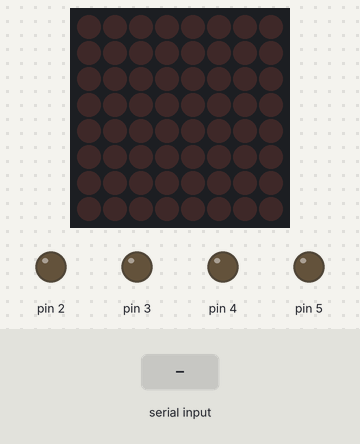
A sketch run on a simulated Arduino Uno, built with avr-gcc and run on an emulated ATmega328P. Parts: 8×8 LED matrix, output pins drawn as LEDs (lit = HIGH). Inputs (shaded band) come from the test bench.

Above: at 1.2 s.
1.3 s: "a" received over the second serial link
At 1.8 s:
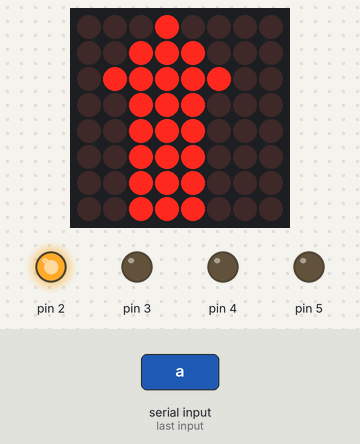
2.8 s: "s" received over the second serial link
At 4.0 s:
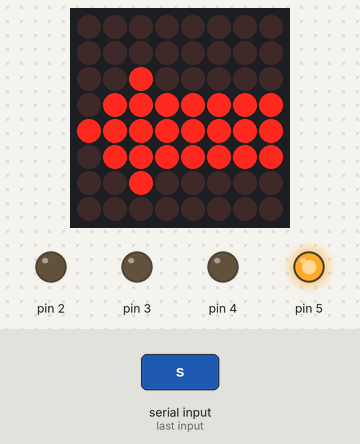
4.3 s: "d" received over the second serial link
At 5.2 s:
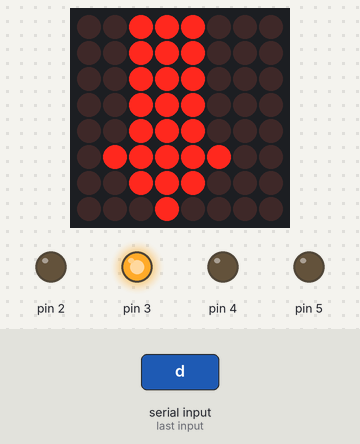
5.8 s: "w" received over the second serial link
At 6.4 s:
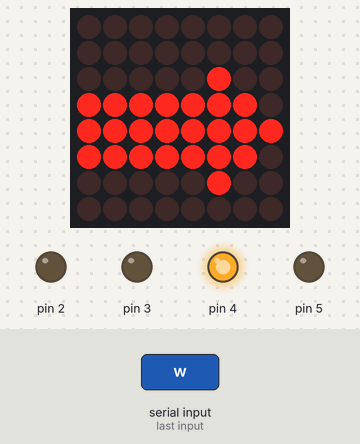
7.3 s: "q" received over the second serial link
At 8.7 s:
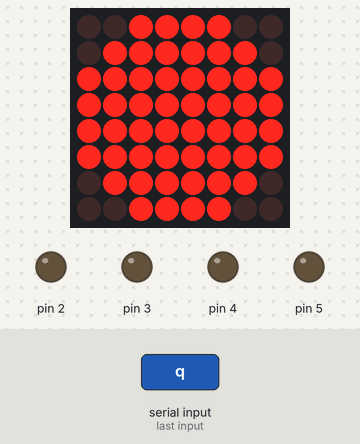
Timing chart, 0 to 9.8 s (numbered marks = the images above; inputs shaded):
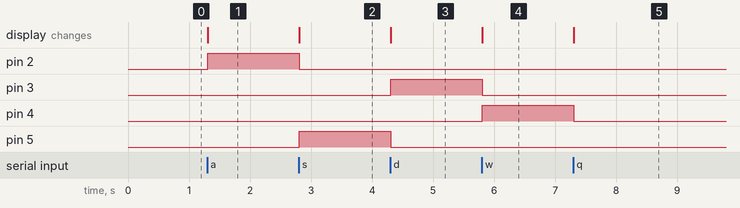

The sketch:

SalamaSpiderBT.ino
```cpp
/*
    Este softwares fue creado para demostrar el uso
    del modulo bluetooth hc-05 en la universidad mariano
    galvez de guatemala en Salama Baja verapaz
    Gracias por la invitacion
    Yeffri J. Salazar Comunidad Arduino Guatemala.

*/


#include "LedControl.h"
#include <SoftwareSerial.h>;
SoftwareSerial BT(8, 9); //rx,tx
LedControl lc = LedControl(16, 15, 10, 1); // leonardo
//LedControl lc=LedControl(12,11,10,1);// old wire uno, mega.
byte derecha[] = {
  B00010000,
  B00111000,
  B01111100,
  B00111000,
  B00111000,
  B00111000,
  B00111000,
  B00111000,
};
byte izquierda[] = {
  B00111000,
  B00111000,
  B00111000,
  B00111000,
  B00111000,
  B01111100,
  B00111000,
  B00010000,
};

byte arriba[] = {
  B00000000,
  B00000000,
  B00000100,
  B11111110,
  B11111111,
  B11111110,
  B00000100,
  B00000000
};

byte abajo[] = {
  B00000000,
  B00000000,
  B00100000,
  B01111111,
  B11111111,
  B01111111,
  B00100000,
  B00000000,
};
byte parar[] = {
  B00111100,
  B01111110,
  B11111111,
  B11111111,
  B11111111,
  B11111111,
  B01111110,
  B00111100
};


void setup() {
  // put your setup code here, to run once:

  lc.shutdown(0, false);
  /* Set the brightness to a medium values */
  lc.setIntensity(0, 8);
  /* and clear the display */
  lc.clearDisplay(0);

  BT.begin(9600);
  pinMode(2, OUTPUT);
  pinMode(5, OUTPUT);
  pinMode(3, OUTPUT);
  pinMode(4, OUTPUT);
  while (!BT) {
    ; // wait for BT port to connect. Needed for native USB port only
  }
}


void loop() {
  // put your main code here, to run repeatedly:
  if (BT.available() > 0) {
    char a = BT.read();
    BT.println(a);
    switch (a) {
      case 'a':
        for (int i = 0; i < 8; i++) {
          lc.setRow(0, i, derecha[i]);
        }
        digitalWrite(2, HIGH);
        digitalWrite(5, LOW);
        digitalWrite(3, LOW);
        digitalWrite(4, LOW);
        break;
      case 's':
        for (int i = 0; i < 8; i++) {
          lc.setRow(0, i, abajo[i]);
        }
        digitalWrite(5, HIGH);
        digitalWrite(2, LOW);
        digitalWrite(3, LOW);
        digitalWrite(4, LOW);
        break;
      case 'd':
        for (int i = 0; i < 8; i++) {
          lc.setRow(0, i, izquierda[i]);
        }
        digitalWrite(3, HIGH);
        digitalWrite(5, LOW);
        digitalWrite(2, LOW);
        digitalWrite(4, LOW);
        break;
      case 'w': for (int i = 0; i < 8; i++) {
          lc.setRow(0, i, arriba[i]);
        }
        digitalWrite(4, HIGH);
        digitalWrite(5, LOW);
        digitalWrite(3, LOW);
        digitalWrite(2, LOW);
        break;
      case 'q':
        for (int i = 0; i < 8; i++) {
          lc.setRow(0, i, parar[i]);
        }
        digitalWrite(4, LOW);
        digitalWrite(5, LOW);
        digitalWrite(3, LOW);
        digitalWrite(2, LOW);
        break;

    }
  }
}
```

Measured:
- after the input at 1.3 s, pin 2: LOW → HIGH at once; the display: changes at once (image 1)
- after the input at 2.8 s, pin 2: HIGH → LOW at once; pin 5: LOW → HIGH at once; the display: changes at once (image 2)
- after the input at 4.3 s, pin 3: LOW → HIGH at once; pin 5: HIGH → LOW at once; the display: changes at once (image 3)
- after the input at 5.8 s, pin 3: HIGH → LOW at once; pin 4: LOW → HIGH at once; the display: changes at once (image 4)
- after the input at 7.3 s, pin 4: HIGH → LOW at once; the display: changes at once (image 5)
